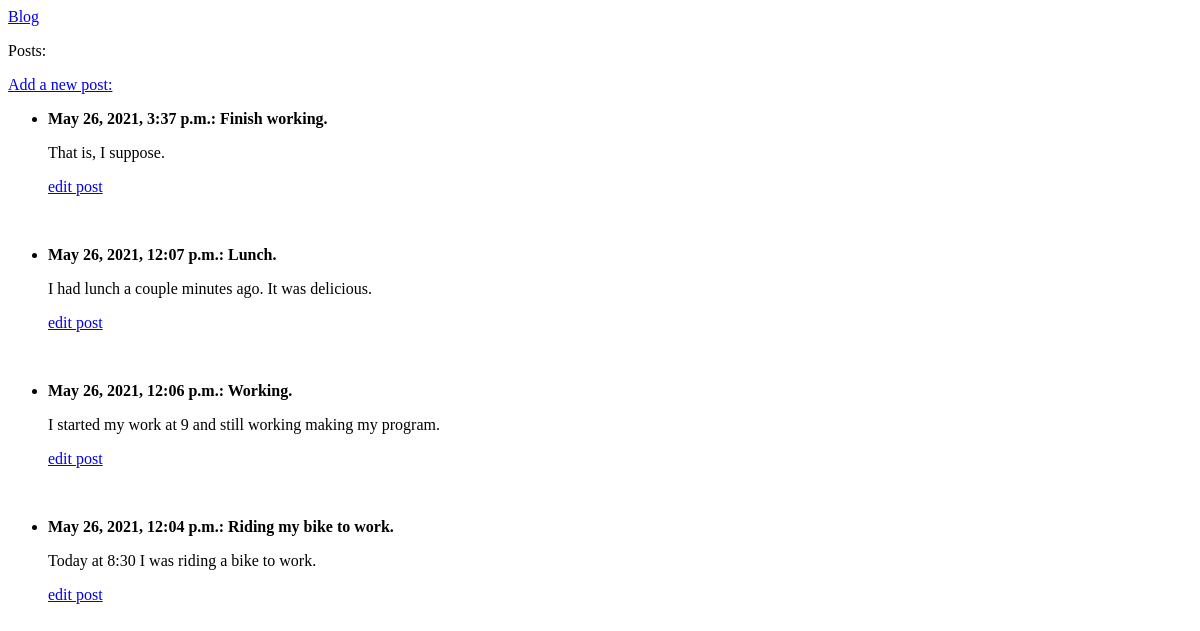
The app's page /, older data.
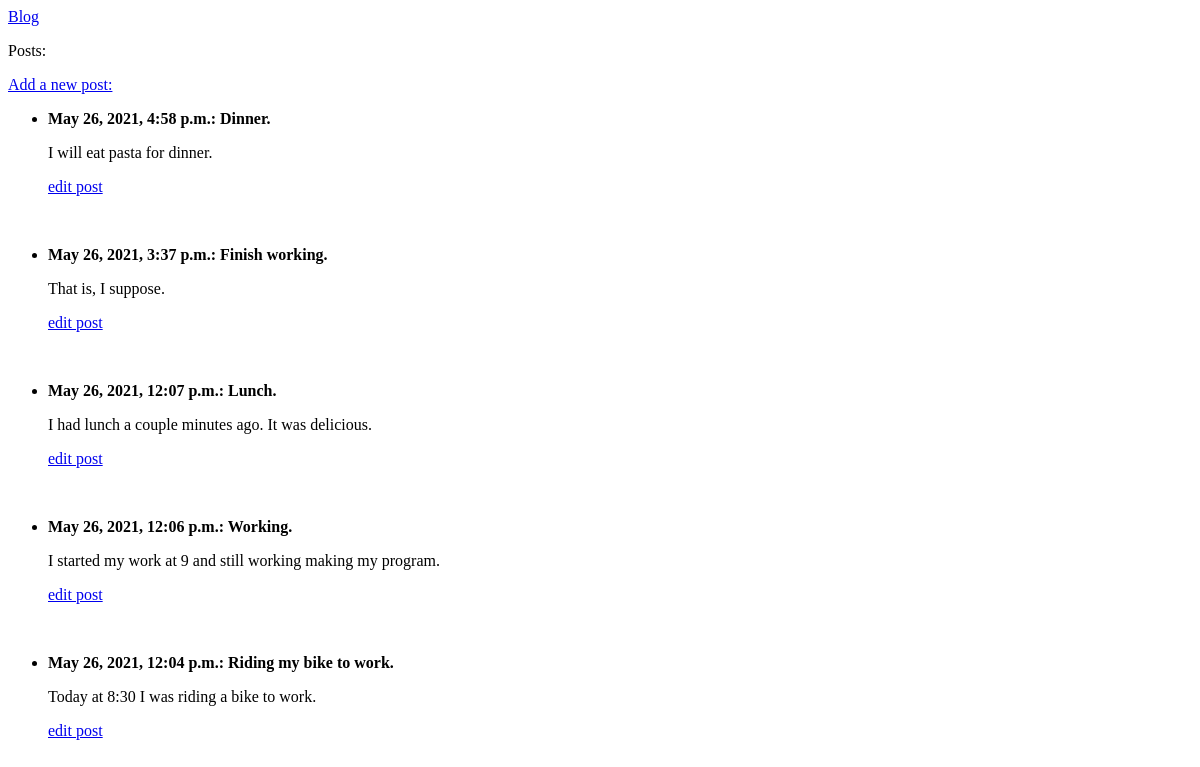
The same page, newer data.
### blogs/models.py (models this page shows, shortened)
class BlogPost(models.Model):
    title = models.CharField(max_length=200)
    text = models.TextField()
    date_added = models.DateTimeField(auto_now_add=True)

### blogs/views.py (the view)
# urls.py: path('', views.index, name='index'),
def index(request):
    posts = BlogPost.objects.order_by('-date_added')
    context = {'posts': posts}
    return render(request, 'blogs/index.html', context)

### blogs/templates/blogs/index.html
{% extends "blogs/base.html" %}
{% block content %}
    <p>Posts:</p>
    <a href="{% url 'blogs:new_post' %}">Add a new post:</a>
    <ul>
        {% for post in posts %}
            <li>
                <p><b>{{ post.date_added }}: {{ post.title }}.</b></p>
                <p>{{ post.text|linebreaks }}</p>
                <p>
                    <a href="{% url 'blogs:edit_post' post.id %}">edit post</a>
                </p>
                <br>
            </li>
        {% empty %}
            <li>No posts have been added yet.</li>
        {% endfor %}
    </ul>
{% endblock content %}

Row changes from the older to the newer data that the page shows:
added BlogPost: date_added "May 26, 2021, 4:58 p.m.", title "Dinner", text "I will eat pasta for dinner."
